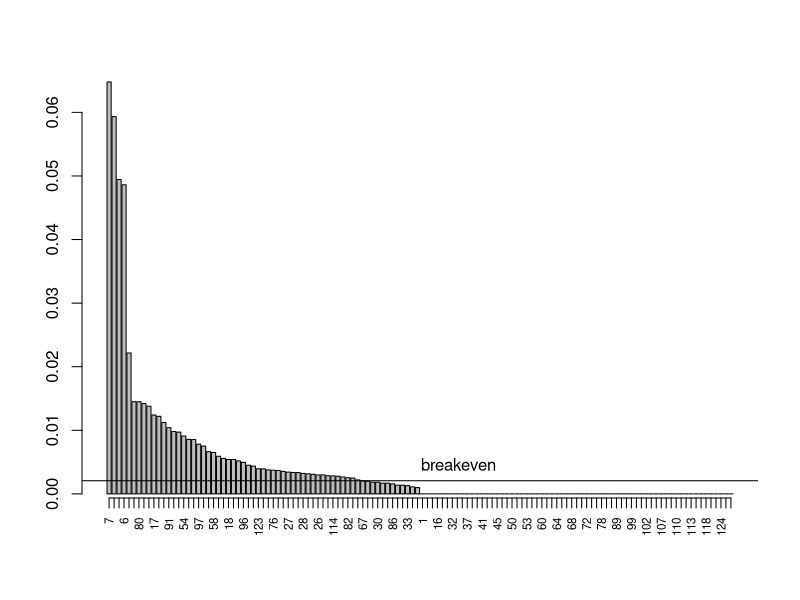
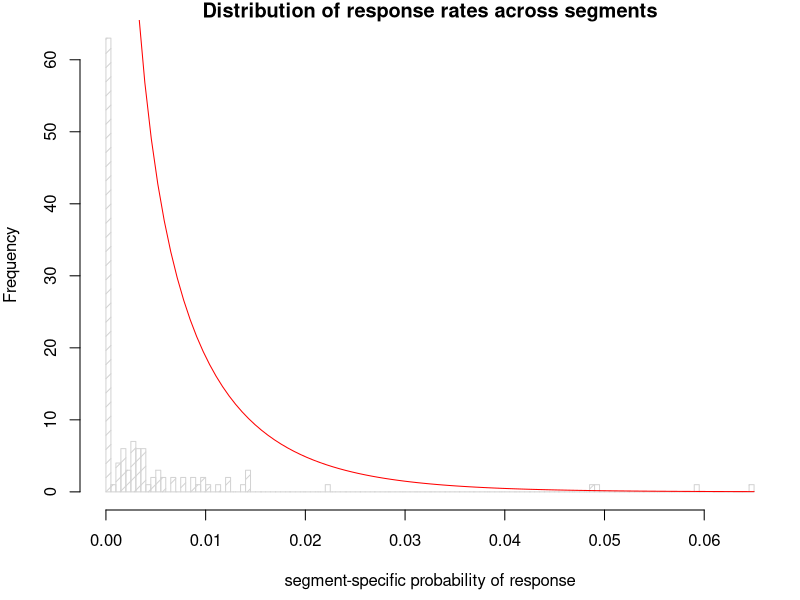
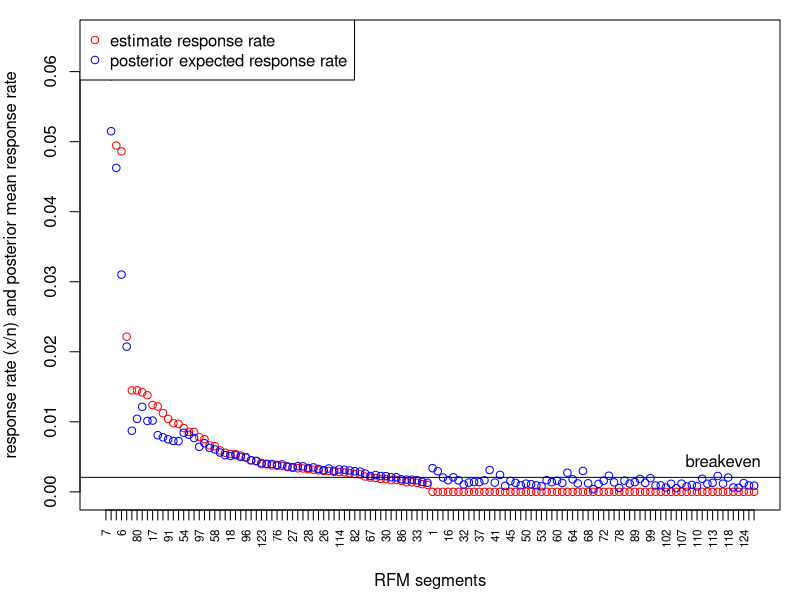

Write the R code that produced these figures, in order.
## ---- chunk 1
rm(list = ls())

library(tidyverse)
library(data.table)
library(kableExtra)
library(gtools)
library(VGAM)
library(readr)
## ---- chunk 2
ktest <- read_csv("knick_knack_test.csv")
## ---- chunk 3
m <- 161.50
c <- 0.3343
nseg <- 126
tsize <- 0.0324
## ---- chunk 4
brk = c/m
## ---- chunk 5
cat("Breakeven Point:", round(brk,4))
## ---- chunk 6
ktest <- ktest %>% 
  mutate(resp_rate = x_s/m_s) %>% 
  arrange(desc(resp_rate))
ktest <- as.data.frame(ktest)

bp <- barplot(ktest[,7])
axis(1, at = bp[,1], labels=ktest[,1], cex.axis=0.7, las=2)
abline(h=brk)
text(85, brk, "breakeven", cex=1, pos=3, col="black")
## ---- chunk 7
n_segments <- sum(ktest$resp_rate >= brk)
## ---- chunk 8
cat("Optimal Number of segments:", n_segments)
## ---- chunk 9
kroll <- read_csv("knick_knack_roll.csv")
## ---- chunk 10
kroll <- kroll %>% 
  mutate(resp_rate = case_when(Resp_s== 0 ~ 0 , 
                               TRUE ~ Resp_s/Roll_s)) %>% 
  arrange(desc(resp_rate))
kroll1 <- kroll[!is.na(kroll$Resp_s), ] # 71 segments
## ---- chunk 11
ktest_arrange0 <- ktest %>% arrange(Segment)
kroll_arrange0 <- kroll %>% arrange(Segment)

corr1 <- cor(ktest_arrange0$resp_rate, kroll_arrange0$resp_rate, use = "complete.obs")

round(corr1, 3)
## ---- chunk 12
ktest <- ktest %>% 
  mutate(nonx_s = m_s-x_s)
ktest_arrange0 <- ktest %>% 
  mutate(nonx_s = m_s-x_s)
## ---- chunk 13
fit <- vglm(cbind(ktest_arrange0$x_s, ktest_arrange0$nonx_s) ~ 1, betabinomialff, trace=TRUE)
a <- Coef(fit)[[1]]
b <- Coef(fit)[[2]] 

round(a, 3)
## ---- chunk 14
x <- seq(0,.05,length=1000)

par(mai=c(.9,.8,.2,.2))
hist(ktest$resp_rate, density=10, breaks=100, main="Distribution of response rates across segments", xlab="segment-specific probability of response")
curve(dbeta(x, a, b), add = TRUE,  type="l", col="red")

## ---- chunk 15
ktest1 <- ktest %>% 
  mutate(post_mean_resp = (a+x_s)/(a+b+m_s))
## ---- chunk 16
sum(ktest1$post_mean_resp >= brk)
## ---- chunk 17

plot(ktest1$resp_rate, xaxt="n",col="red",xlab="RFM segments",ylab="response rate (x/n) and posterior mean response rate")
points(ktest1$post_mean_resp, col='blue')
legend('topleft',legend=c("estimate response rate", "posterior expected response rate"),col=c("red","blue"), pch=1)
axis(1, at = 1:126, labels=ktest1$Segment, cex.axis=0.7, las=2)
abline(h=brk)
text(120, brk, "breakeven", cex=1, pos=3, col="black")
## ---- chunk 18
#need to arrange!

ktest_arrange <- ktest1 %>% arrange(Segment)
kroll_arrange <- kroll %>% arrange(Segment)

corr1 <- cor(ktest_arrange$resp_rate, kroll_arrange$resp_rate, use = "complete.obs")
round(corr1, 3) #0.915

corr2 <- cor(ktest_arrange$post_mean_resp, kroll_arrange$resp_rate, use = "complete.obs")
round(corr2, 3) #0.916

## ---- chunk 19
kroll2 <- cbind(kroll_arrange, post_mean_resp=ktest_arrange$post_mean_resp)
## ---- chunk 20
## Profits
kroll2 <- kroll2 %>% 
  filter(`Roll?` == "Y") %>% 
  mutate(RFMincome = post_mean_resp*m, RFMcost = c, RFMprofit = post_mean_resp*m - c, 
         Total_income = Roll_s*RFMincome, Total_cost = Roll_s*RFMcost, Total_profit = Roll_s*RFMprofit)
## ---- chunk 21
# what about the return on investment ROI?

sum_profit = sum(kroll2$RFMprofit*kroll2$Roll_s)
sum_cost = sum(kroll2$RFMcost*kroll2$Roll_s)
roi <- sum_profit/sum_cost 
## ---- chunk 22
cat("ROI:", round(roi*100,0),"%")
